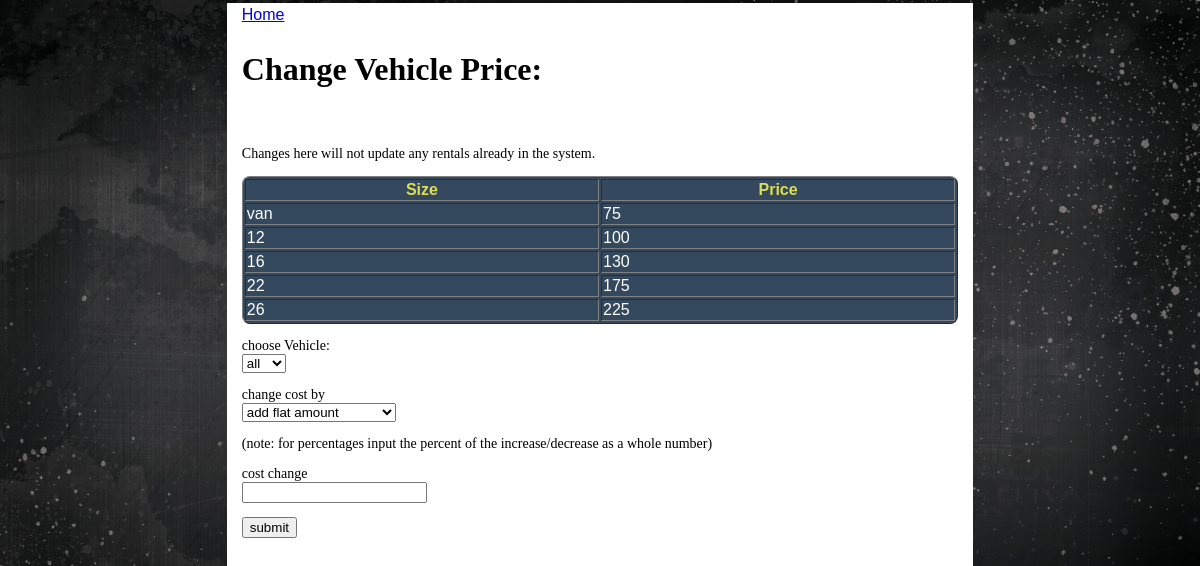
Page /change_vehicles.php (signed in) on the committed database.
### tables this page shows
CREATE TABLE `price` (
  `size` set('van','12','16','22','26') NOT NULL,
  `price` int(11) NOT NULL
);

### change_vehicles.php (the view, shortened to what this page needs)
<html>
<head>
<link rel="stylesheet" type="text/css" href="style.css" /></head>
<body><div id="main">
<a href= "home.php">Home</a>
<br/>
<h2>Change Vehicle Price:</h2>
<br/>
<p>Changes here will not update any rentals already in the system.</p>
<?php
require_once("dbstart.php");
				$sql="SELECT * FROM price ;";
				$result=mysqli_query($conn, $sql);
				echo("<table border=1 class='tableing'>");
				echo("<tr><th>Size</th><th>Price</th></tr>");
				while($row = mysqli_fetch_assoc($result)) {
				echo("<tr>");
					echo "<td>" . $row['size'] . "</td>"
					."<td>" . $row['price'] . "</td>";
				echo "</tr>";
				}
				echo "</table>";
?>
	<form action="change_vehicles.php" method="post">
		<p>choose Vehicle:<br/>
			<select name= "vehicle">
			<option value="all">all</option>
			</select> </p>
	<p>change cost by<br/>
			<select name= "changer">
			<option value="add">add flat amount</option>
			</select> </p>
			<p>(note: for percentages input the percent of the increase/decrease as a whole number)</p>
			<p>cost change<br/>
			<input type="number" name="cost" maxlength= "5"  ></p>
	<input type="submit" value="submit" name="submit"/>
	</form>
</div></div></body>
</html>

### style.css (style rules this page uses)
html, body { height: 100%; margin: 0 auto; }
html { background: url('background.jpeg') center center no-repeat fixed; -webkit-background-size: cover; -moz-background-size: cover; background-size: cover; }
body { font-family: "Trebuchet MS", Verdana, sans-serif; font-size: 16px; color: black; padding: 3px; height: 100%; margin: 0; }
#main { padding-top: 3px; padding-left: 15px; padding-right: 15px; background-color: #ffffff; border-radius: 0 0 0px 0px; width: 60%; margin: 0 auto; height: auto; min-height: 100%; }
h2 { font-family: Georgia, serif; color: black; font-size: 32px; }
p { font-family: Georgia, serif; color:black; font-size: 14px; }

### rows in the picture
price: size "van", price "75"
price: size "12", price "100"
price: size "16", price "130"
price: size "22", price "175"
price: size "26", price "225"
